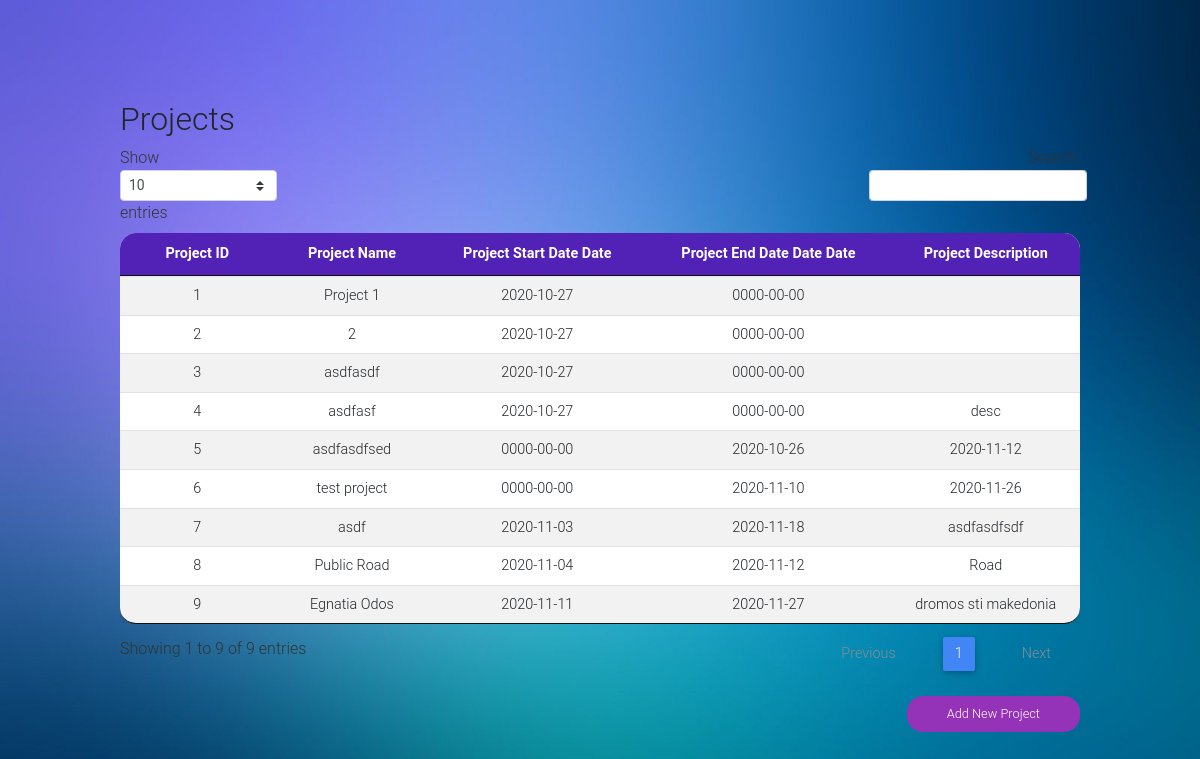
Screenshot of /CoI/projects_GO.php with the database file from the repository.
### tables this page shows
CREATE TABLE `projects` (
  `project_id` int(12) NOT NULL,
  `project_name` varchar(255) NOT NULL,
  `project_start_date` date NOT NULL,
  `project_end_date` date NOT NULL,
  `project_desc` varchar(1000) NOT NULL
);

### CoI/projects_GO.php (the view, shortened to what this page needs)
<?php include('header.php');
include('connect.php');
?>
<div class="wrapper-table">
    <div class="page-header clearfix">
        <h2 class="pull-left">Projects</h2>
    </div>
    <?php
    $sql = "SELECT * FROM projects";
    if ($result = mysqli_query($conn, $sql)) {
        if (mysqli_num_rows($result) > 0) {
            echo  "<table id='projects' class='table table-striped table-sm project-table' cellspacing='0' width='100%'>";
            echo "<thead>";
            echo "<tr>";
            echo "<th class='th-sm' id ='th-first' >Project ID</th>";
            echo "<th class='th-sm'>Project Name</th>";
            echo "<th class='th-sm'>Project Start Date Date</th>";
            echo "<th class='th-sm'>Project End Date Date Date</th>";
            echo "<th class='th-sm' id='th-last'>Project Description</th>";
            echo "</tr>";
            echo "</thead>";
            echo "<tbody>";
            while ($row = mysqli_fetch_array($result)) {
                echo "<tr>";
                echo "<td>" . $row['project_id'] . "</td>";
                echo "<td>" . $row['project_name'] . "</td>";
                echo "<td>" . $row['project_start_date'] . "</td>";
                echo "<td>" . $row['project_end_date'] . "</td>";
                echo "<td>" . $row['project_desc'] . "</td>";
                echo "</tr>";
            }
            echo "</table>";
        } else {
            echo "<p class='lead'><em>No records were found.</em></p>";
        }
    } else {
        echo "ERROR: Could not able to execute $sql. " . mysqli_error($conn);
    }
    echo "<a href='create_project.php' class='submit-button'>Add New Project</a>";
    ?>
</div>
<?php include('footer.php') ?>
</body>
</html>

### CoI/css/style.css (style rules this page uses)
html, body { height: 100%; font-family: "Poppins", sans-serif; }
body { background-image: url("../Background.png"); background-size: cover; background-repeat: no-repeat; background-attachment: fixed; }
.wrapper-table { margin-top:100px; margin-bottom: 100px; width:80%; margin-left:auto; margin-right:auto; }
.project-table { border-radius: 1rem; background-color: white; text-align: center; }
th { background-color:#5221b5; border-color: black; color:white; }
#th-first { border-radius: 16px 0px 0px 0px; }
#th-last { border-radius: 0px 16px 0px 0px; }
::placeholder { color:lightgray; }
.submit-button { border-radius: 1rem; border-width:0; text-align:center; float:right; color:white; background: #9433b8; padding:8px; padding-right: 40px; padding-left: 40px; font-size:80%; }

### rows the page displays
projects: project_id "1", project_name "Project 1", project_start_date "2020-10-27", project_end_date "0000-00-00"
projects: project_id "2", project_name "2", project_start_date "2020-10-27", project_end_date "0000-00-00"
projects: project_id "3", project_name "asdfasdf", project_start_date "2020-10-27", project_end_date "0000-00-00"
projects: project_id "4", project_name "asdfasf", project_start_date "2020-10-27", project_end_date "0000-00-00", project_desc "desc"
projects: project_id "5", project_name "asdfasdfsed", project_start_date "0000-00-00", project_end_date "2020-10-26", project_desc "2020-11-12"
projects: project_id "6", project_name "test project", project_start_date "0000-00-00", project_end_date "2020-11-10", project_desc "2020-11-26"
projects: project_id "7", project_name "asdf", project_start_date "2020-11-03", project_end_date "2020-11-18", project_desc "asdfasdfsdf"
projects: project_id "8", project_name "Public Road", project_start_date "2020-11-04", project_end_date "2020-11-12", project_desc "Road"
projects: project_id "9", project_name "Egnatia Odos", project_start_date "2020-11-11", project_end_date "2020-11-27", project_desc "dromos sti makedonia"
